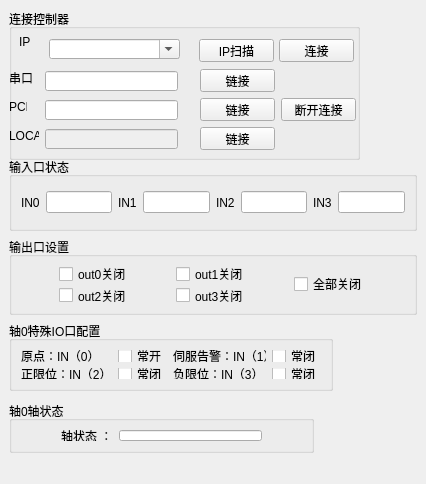
<?xml version="1.0" encoding="UTF-8"?>
<ui version="4.0">
 <class>Form</class>
 <widget class="QWidget" name="Form">
  <property name="geometry">
   <rect>
    <x>0</x>
    <y>0</y>
    <width>426</width>
    <height>484</height>
   </rect>
  </property>
  <property name="windowTitle">
   <string>Form</string>
  </property>
  <widget class="QGroupBox" name="groupBox_3">
   <property name="geometry">
    <rect>
     <x>9</x>
     <y>237</y>
     <width>408</width>
     <height>78</height>
    </rect>
   </property>
   <property name="title">
    <string>输出口设置</string>
   </property>
   <layout class="QGridLayout" name="gridLayout">
    <item row="0" column="1">
     <widget class="QCheckBox" name="checkBox_out0">
      <property name="text">
       <string>out0关闭</string>
      </property>
     </widget>
    </item>
    <item row="0" column="5" rowspan="2">
     <widget class="QCheckBox" name="checkBox_outAll">
      <property name="text">
       <string>全部关闭</string>
      </property>
     </widget>
    </item>
    <item row="1" column="2">
     <spacer name="horizontalSpacer_8">
      <property name="orientation">
       <enum>Qt::Horizontal</enum>
      </property>
      <property name="sizeHint" stdset="0">
       <size>
        <width>40</width>
        <height>20</height>
       </size>
      </property>
     </spacer>
    </item>
    <item row="1" column="1">
     <widget class="QCheckBox" name="checkBox_out2">
      <property name="text">
       <string>out2关闭</string>
      </property>
     </widget>
    </item>
    <item row="1" column="3">
     <widget class="QCheckBox" name="checkBox_out3">
      <property name="text">
       <string>out3关闭</string>
      </property>
     </widget>
    </item>
    <item row="0" column="6">
     <spacer name="horizontalSpacer_7">
      <property name="orientation">
       <enum>Qt::Horizontal</enum>
      </property>
      <property name="sizeHint" stdset="0">
       <size>
        <width>40</width>
        <height>20</height>
       </size>
      </property>
     </spacer>
    </item>
    <item row="0" column="3">
     <widget class="QCheckBox" name="checkBox_out1">
      <property name="text">
       <string>out1关闭</string>
      </property>
     </widget>
    </item>
    <item row="0" column="0">
     <spacer name="horizontalSpacer_6">
      <property name="orientation">
       <enum>Qt::Horizontal</enum>
      </property>
      <property name="sizeHint" stdset="0">
       <size>
        <width>40</width>
        <height>20</height>
       </size>
      </property>
     </spacer>
    </item>
    <item row="0" column="4">
     <spacer name="horizontalSpacer_9">
      <property name="orientation">
       <enum>Qt::Horizontal</enum>
      </property>
      <property name="sizeHint" stdset="0">
       <size>
        <width>40</width>
        <height>20</height>
       </size>
      </property>
     </spacer>
    </item>
   </layout>
  </widget>
  <widget class="QGroupBox" name="groupBox_4">
   <property name="geometry">
    <rect>
     <x>9</x>
     <y>321</y>
     <width>324</width>
     <height>70</height>
    </rect>
   </property>
   <property name="title">
    <string>轴0特殊IO口配置</string>
   </property>
   <layout class="QGridLayout" name="gridLayout_2">
    <item row="1" column="0">
     <widget class="QLabel" name="label_8">
      <property name="text">
       <string>正限位：IN（2）</string>
      </property>
     </widget>
    </item>
    <item row="1" column="1">
     <widget class="QCheckBox" name="checkBox_in2">
      <property name="text">
       <string>常闭</string>
      </property>
     </widget>
    </item>
    <item row="0" column="3">
     <widget class="QCheckBox" name="checkBox_in1">
      <property name="text">
       <string>常闭</string>
      </property>
     </widget>
    </item>
    <item row="1" column="2">
     <widget class="QLabel" name="label_9">
      <property name="text">
       <string>负限位：IN（3）</string>
      </property>
     </widget>
    </item>
    <item row="0" column="0">
     <widget class="QLabel" name="label_6">
      <property name="text">
       <string>原点：IN（0）</string>
      </property>
     </widget>
    </item>
    <item row="0" column="2">
     <widget class="QLabel" name="label_7">
      <property name="text">
       <string>伺服告警：IN（1）</string>
      </property>
     </widget>
    </item>
    <item row="1" column="3">
     <widget class="QCheckBox" name="checkBox_in3">
      <property name="text">
       <string>常闭</string>
      </property>
     </widget>
    </item>
    <item row="0" column="1">
     <widget class="QCheckBox" name="checkBox_in0">
      <property name="text">
       <string>常开</string>
      </property>
     </widget>
    </item>
   </layout>
  </widget>
  <widget class="QGroupBox" name="groupBox">
   <property name="geometry">
    <rect>
     <x>9</x>
     <y>9</y>
     <width>351</width>
     <height>151</height>
    </rect>
   </property>
   <property name="sizePolicy">
    <sizepolicy hsizetype="Preferred" vsizetype="Fixed">
     <horstretch>0</horstretch>
     <verstretch>0</verstretch>
    </sizepolicy>
   </property>
   <property name="title">
    <string>连接控制器</string>
   </property>
   <widget class="QLabel" name="label">
    <property name="geometry">
     <rect>
      <x>10</x>
      <y>25</y>
      <width>16</width>
      <height>16</height>
     </rect>
    </property>
    <property name="sizePolicy">
     <sizepolicy hsizetype="Fixed" vsizetype="Preferred">
      <horstretch>0</horstretch>
      <verstretch>0</verstretch>
     </sizepolicy>
    </property>
    <property name="text">
     <string>IP</string>
    </property>
   </widget>
   <widget class="QComboBox" name="comboBox">
    <property name="geometry">
     <rect>
      <x>40</x>
      <y>30</y>
      <width>131</width>
      <height>20</height>
     </rect>
    </property>
    <property name="sizePolicy">
     <sizepolicy hsizetype="Fixed" vsizetype="Fixed">
      <horstretch>0</horstretch>
      <verstretch>0</verstretch>
     </sizepolicy>
    </property>
    <property name="editable">
     <bool>true</bool>
    </property>
    <property name="currentText">
     <string/>
    </property>
   </widget>
   <widget class="QPushButton" name="btn_ip_scan">
    <property name="geometry">
     <rect>
      <x>190</x>
      <y>30</y>
      <width>75</width>
      <height>23</height>
     </rect>
    </property>
    <property name="text">
     <string>IP扫描</string>
    </property>
   </widget>
   <widget class="QPushButton" name="btn_open">
    <property name="geometry">
     <rect>
      <x>270</x>
      <y>30</y>
      <width>75</width>
      <height>23</height>
     </rect>
    </property>
    <property name="sizePolicy">
     <sizepolicy hsizetype="Fixed" vsizetype="Fixed">
      <horstretch>0</horstretch>
      <verstretch>0</verstretch>
     </sizepolicy>
    </property>
    <property name="text">
     <string>连接</string>
    </property>
   </widget>
   <widget class="QPushButton" name="btn_com">
    <property name="geometry">
     <rect>
      <x>191</x>
      <y>60</y>
      <width>75</width>
      <height>23</height>
     </rect>
    </property>
    <property name="text">
     <string>链接</string>
    </property>
   </widget>
   <widget class="QPushButton" name="btn_close">
    <property name="geometry">
     <rect>
      <x>272</x>
      <y>89</y>
      <width>75</width>
      <height>23</height>
     </rect>
    </property>
    <property name="sizePolicy">
     <sizepolicy hsizetype="Fixed" vsizetype="Fixed">
      <horstretch>0</horstretch>
      <verstretch>0</verstretch>
     </sizepolicy>
    </property>
    <property name="text">
     <string>断开连接</string>
    </property>
   </widget>
   <widget class="QPushButton" name="btn_pci">
    <property name="geometry">
     <rect>
      <x>191</x>
      <y>89</y>
      <width>75</width>
      <height>23</height>
     </rect>
    </property>
    <property name="text">
     <string>链接</string>
    </property>
   </widget>
   <widget class="QPushButton" name="btn_local">
    <property name="geometry">
     <rect>
      <x>191</x>
      <y>118</y>
      <width>75</width>
      <height>23</height>
     </rect>
    </property>
    <property name="text">
     <string>链接</string>
    </property>
   </widget>
  </widget>
  <widget class="QGroupBox" name="groupBox_2">
   <property name="geometry">
    <rect>
     <x>9</x>
     <y>157</y>
     <width>408</width>
     <height>74</height>
    </rect>
   </property>
   <property name="title">
    <string>输入口状态</string>
   </property>
   <layout class="QHBoxLayout" name="horizontalLayout">
    <item>
     <spacer name="horizontalSpacer_5">
      <property name="orientation">
       <enum>Qt::Horizontal</enum>
      </property>
      <property name="sizeHint" stdset="0">
       <size>
        <width>40</width>
        <height>20</height>
       </size>
      </property>
     </spacer>
    </item>
    <item>
     <widget class="QLabel" name="label_2">
      <property name="text">
       <string>IN0</string>
      </property>
     </widget>
    </item>
    <item>
     <widget class="QLineEdit" name="edit_In0">
      <property name="alignment">
       <set>Qt::AlignCenter</set>
      </property>
      <property name="readOnly">
       <bool>true</bool>
      </property>
     </widget>
    </item>
    <item>
     <spacer name="horizontalSpacer">
      <property name="orientation">
       <enum>Qt::Horizontal</enum>
      </property>
      <property name="sizeHint" stdset="0">
       <size>
        <width>40</width>
        <height>20</height>
       </size>
      </property>
     </spacer>
    </item>
    <item>
     <widget class="QLabel" name="label_3">
      <property name="text">
       <string>IN1</string>
      </property>
     </widget>
    </item>
    <item>
     <widget class="QLineEdit" name="edit_In1">
      <property name="alignment">
       <set>Qt::AlignCenter</set>
      </property>
      <property name="readOnly">
       <bool>true</bool>
      </property>
     </widget>
    </item>
    <item>
     <spacer name="horizontalSpacer_2">
      <property name="orientation">
       <enum>Qt::Horizontal</enum>
      </property>
      <property name="sizeHint" stdset="0">
       <size>
        <width>40</width>
        <height>20</height>
       </size>
      </property>
     </spacer>
    </item>
    <item>
     <widget class="QLabel" name="label_4">
      <property name="text">
       <string>IN2</string>
      </property>
     </widget>
    </item>
    <item>
     <widget class="QLineEdit" name="edit_In2">
      <property name="alignment">
       <set>Qt::AlignCenter</set>
      </property>
      <property name="readOnly">
       <bool>true</bool>
      </property>
     </widget>
    </item>
    <item>
     <spacer name="horizontalSpacer_3">
      <property name="orientation">
       <enum>Qt::Horizontal</enum>
      </property>
      <property name="sizeHint" stdset="0">
       <size>
        <width>40</width>
        <height>20</height>
       </size>
      </property>
     </spacer>
    </item>
    <item>
     <widget class="QLabel" name="label_5">
      <property name="text">
       <string>IN3</string>
      </property>
     </widget>
    </item>
    <item>
     <widget class="QLineEdit" name="edit_In3">
      <property name="alignment">
       <set>Qt::AlignCenter</set>
      </property>
      <property name="readOnly">
       <bool>true</bool>
      </property>
     </widget>
    </item>
    <item>
     <spacer name="horizontalSpacer_4">
      <property name="orientation">
       <enum>Qt::Horizontal</enum>
      </property>
      <property name="sizeHint" stdset="0">
       <size>
        <width>40</width>
        <height>20</height>
       </size>
      </property>
     </spacer>
    </item>
   </layout>
  </widget>
  <widget class="QGroupBox" name="groupBox_5">
   <property name="geometry">
    <rect>
     <x>9</x>
     <y>401</y>
     <width>305</width>
     <height>52</height>
    </rect>
   </property>
   <property name="title">
    <string>轴0轴状态</string>
   </property>
   <layout class="QHBoxLayout" name="horizontalLayout_2">
    <item>
     <spacer name="horizontalSpacer_11">
      <property name="orientation">
       <enum>Qt::Horizontal</enum>
      </property>
      <property name="sizeType">
       <enum>QSizePolicy::Fixed</enum>
      </property>
      <property name="sizeHint" stdset="0">
       <size>
        <width>40</width>
        <height>20</height>
       </size>
      </property>
     </spacer>
    </item>
    <item>
     <widget class="QLabel" name="label_10">
      <property name="text">
       <string>轴状态 ：</string>
      </property>
     </widget>
    </item>
    <item>
     <widget class="QLineEdit" name="edit_axisState">
      <property name="alignment">
       <set>Qt::AlignCenter</set>
      </property>
      <property name="readOnly">
       <bool>true</bool>
      </property>
     </widget>
    </item>
    <item>
     <spacer name="horizontalSpacer_10">
      <property name="orientation">
       <enum>Qt::Horizontal</enum>
      </property>
      <property name="sizeType">
       <enum>QSizePolicy::Fixed</enum>
      </property>
      <property name="sizeHint" stdset="0">
       <size>
        <width>40</width>
        <height>20</height>
       </size>
      </property>
     </spacer>
    </item>
   </layout>
  </widget>
  <widget class="QLabel" name="label_17">
   <property name="geometry">
    <rect>
     <x>9</x>
     <y>128</y>
     <width>30</width>
     <height>16</height>
    </rect>
   </property>
   <property name="text">
    <string>LOCAL</string>
   </property>
  </widget>
  <widget class="QLineEdit" name="edit_com">
   <property name="geometry">
    <rect>
     <x>45</x>
     <y>71</y>
     <width>133</width>
     <height>20</height>
    </rect>
   </property>
  </widget>
  <widget class="QLineEdit" name="edit_local">
   <property name="enabled">
    <bool>false</bool>
   </property>
   <property name="geometry">
    <rect>
     <x>45</x>
     <y>129</y>
     <width>133</width>
     <height>20</height>
    </rect>
   </property>
  </widget>
  <widget class="QLabel" name="label_18">
   <property name="geometry">
    <rect>
     <x>9</x>
     <y>70</y>
     <width>24</width>
     <height>16</height>
    </rect>
   </property>
   <property name="text">
    <string>串口</string>
   </property>
  </widget>
  <widget class="QLabel" name="label_19">
   <property name="geometry">
    <rect>
     <x>9</x>
     <y>99</y>
     <width>18</width>
     <height>16</height>
    </rect>
   </property>
   <property name="text">
    <string>PCI</string>
   </property>
  </widget>
  <widget class="QLineEdit" name="edit_pci">
   <property name="geometry">
    <rect>
     <x>45</x>
     <y>100</y>
     <width>133</width>
     <height>20</height>
    </rect>
   </property>
  </widget>
 </widget>
 <resources/>
 <connections/>
</ui>
